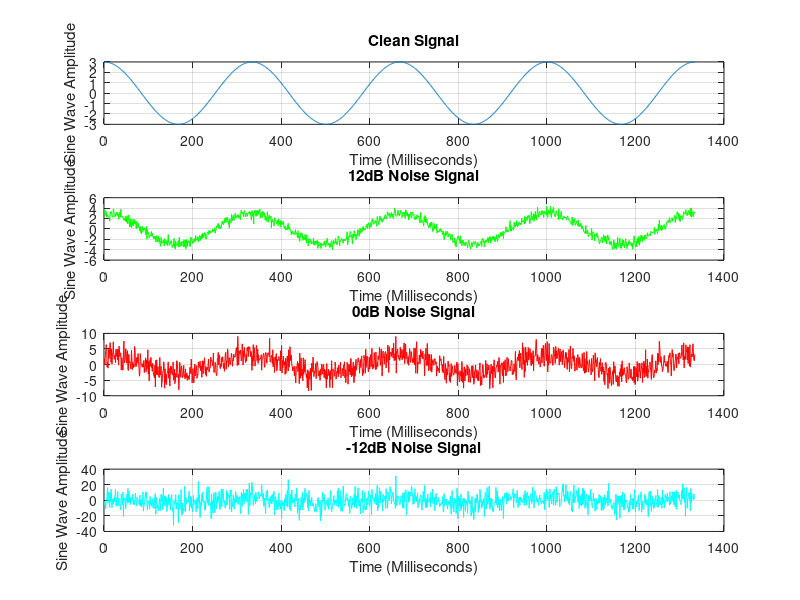
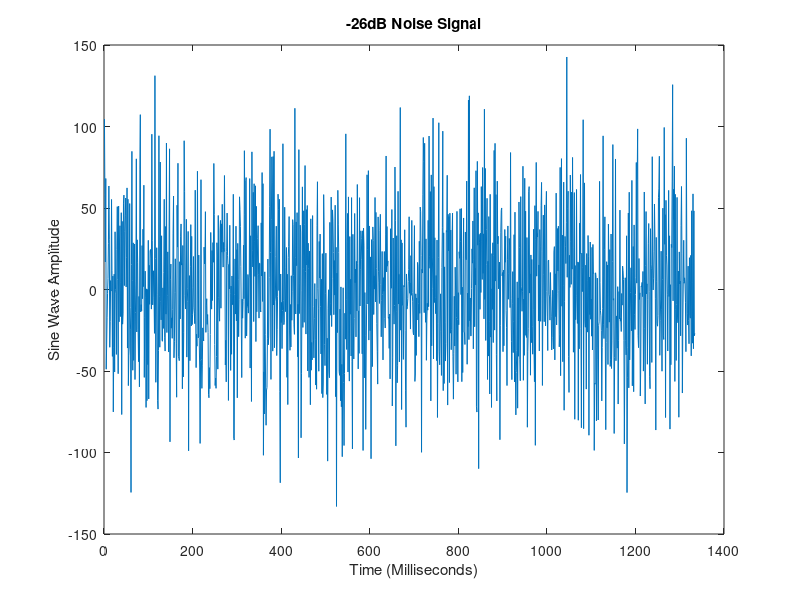

Recreate these plots in MATLAB, in order.
%%%%%%%%%%%%%%%%%%%%%%%%%%%%%%%%%%%%%%%%%%%%%%%%%%%%%%%%%%%%%%%%%%%%
% Title: Lab #1 - Introduction to MATLAB
% Filename: Lab1.m
% Author: Wade Callahan
% Course: EGR223 - 03
% Date: 1.19.2022
% Assignment: Lab 1
% Instructor: Prof. Baine
% Description: This script file generates a clean sinusoidal wave with
% an amplitude of 3, 3Hz frequency, 90 degree phase offset, and 4 cycles.
% The script then adds noise to this clean signal at three different noise
% levels: 12Db, 0Db, and -12Db. The output of this script is 4 subplots of
% each signal
%%%%%%%%%%%%%%%%%%%%%%%%%%%%%%%%%%%%%%%%%%%%%%%%%%%%%%%%%%%%%%%%%%%%

% Variable Declarations
A = 3;              % Amplitude is 3
freq = 3;           % Frequency is 3 Hz
period = 1 / freq;  % Period is 1 / frequency
offset = pi/2;      % 90 degree of set in radians
t = 0 : 1/1000 : 4 * period;    % Plot 3 cycles, 1000 sampling frequency

% Generates the clean signal
Clean_Signal = A * sin( 2 * pi * freq * t + offset);

%Noise Levels Constants
DB12 = 12;
DB0 = 0;
DBn12 = -12;
DBn26 = -26;

%SNR Calculations
SNR = @(xDB) 10 ^ (xDB / 10);
SNR12 = SNR(DB12);
SNR0 = SNR(DB0);
SNRn12 = SNR(DBn12);
SNRn26 = SNR(DBn26);

%Noisey Signal Calculations
Ps = var(Clean_Signal);
noiseSig = @(SNR) sqrt(Ps/SNR) * randn(size(Clean_Signal));
sig12 = Clean_Signal + noiseSig(SNR12);
sig0 = Clean_Signal + noiseSig(SNR0);
sign12 = Clean_Signal + noiseSig(SNRn12);
sign26 = Clean_Signal + noiseSig(SNRn26);

%Subplot setup
figure;
% Clean Sine Wave Signal
subplot(4,1,1);plot(Clean_Signal);grid on;                
title('Clean Signal');ylabel('Sine Wave Amplitude');xlabel('Time (Milliseconds)');             
% 12Db Noisey Signal
subplot(4,1,2);plot(sig12, 'g');grid on;
title('12dB Noise Signal');ylabel('Sine Wave Amplitude');xlabel('Time (Milliseconds)'); 
% 0Db Noisey Signal
subplot(4,1,3);plot(sig0, 'r');grid on;
title('0dB Noise Signal');ylabel('Sine Wave Amplitude');xlabel('Time (Milliseconds)'); 
% -12Db Noisey Signal
subplot(4,1,4);plot(sign12, 'c');grid on;
title('-12dB Noise Signal');ylabel('Sine Wave Amplitude');xlabel('Time (Milliseconds)'); 
% Seperate plot for -26dB
figure;
plot(sign26);                
title('-26dB Noise Signal');ylabel('Sine Wave Amplitude');xlabel('Time (Milliseconds)'); 


